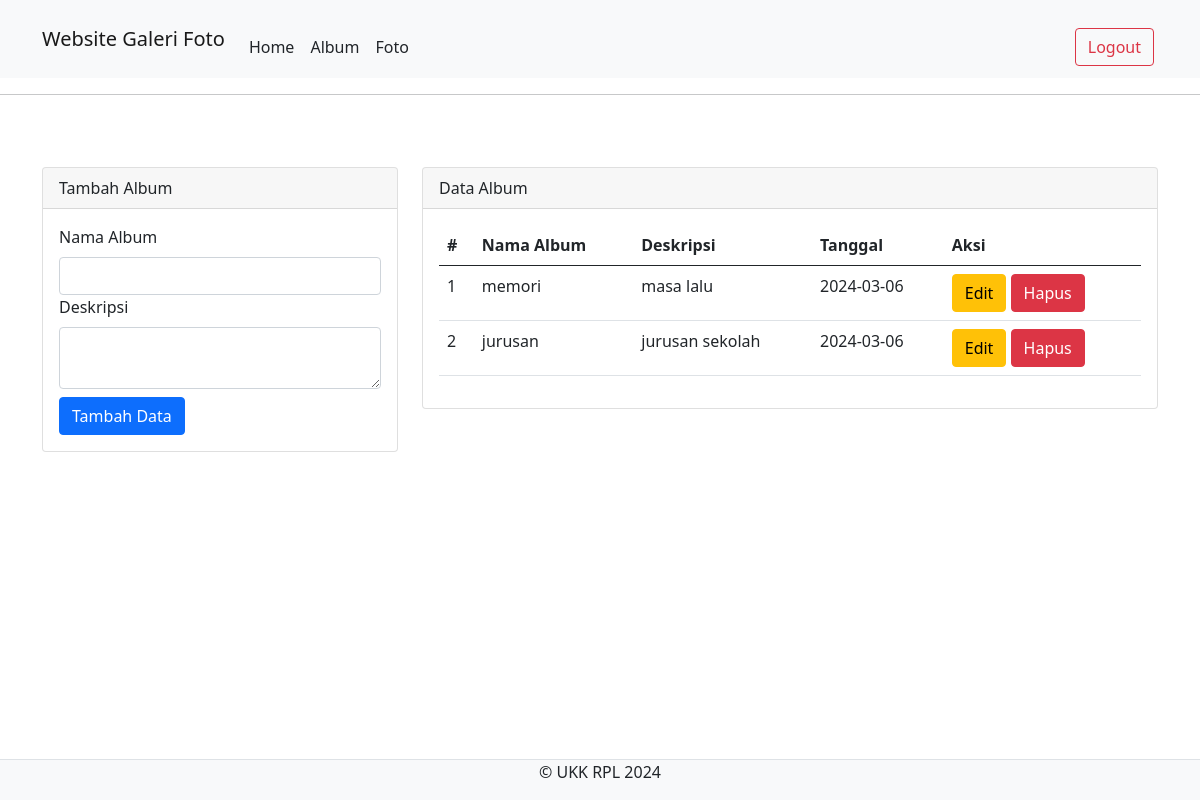
Page /admin/album.php (signed in) on the committed database.
### tables this page shows
CREATE TABLE `album` (
  `albumid` int(11) NOT NULL,
  `namaalbum` varchar(255) NOT NULL,
  `deskripsi` text NOT NULL,
  `tanggaldibuat` date NOT NULL,
  `userid` int(11) NOT NULL
);

### admin/album.php (the view, shortened to what this page needs)
<?php
include '../config/koneksi.php';
?>
<!DOCTYPE html>
<html lang="en">
<head>
    <link rel="stylesheet" href="../assets/css/bootstrap.min.css">
    <link rel="stylesheet" href="https://cdnjs.cloudflare.com/ajax/libs/font-awesome/6.5.1/css/all.min.css" />
</head>
<body>
  <nav class="navbar navbar-expand-lg navbar-light bg-light">
  <div class="container">
    <a class="navbar-brand" href="index.php">Website Galeri Foto</a>
    <div class="collapse navbar-collapse mt-2" id="navbarNavAltMarkup">
            <div class="collapse navbar-collapse mt-2" id="navbarNavAltMarkup">
                <div class="navbar-nav me-auto">
                     <a href="home.php" class="nav-link text-dark">Home</a>
                    <a href="album.php" class="nav-link text-dark">Album</a>
                    <a href="foto.php" class="nav-link text-dark">Foto</a>
                </div>
                <a href="../config/proses_logout.php" class="btn btn-outline-danger m-1">Logout</a>
            </div>
        </div>
    </nav>
    <hr>
    <br><br>
    <div class="container">
        <div class="row">
            <div class="col-md-4">
                <div class="card mt-2">
                    <div class="card-header">Tambah Album</div>
                    <div class="card-body">
                        <form action="../config/tambah_album.php" method="post">
                            <label class="form-label">Nama Album</label>
                            <input type="text" name="namaalbum" class="form-control" required>
                            <label class="form-label">Deskripsi</label>
                            <textarea name="deskripsi" class="form-control" required></textarea>
                            <button type="submit" class="btn btn-primary mt-2" name="tambah">Tambah Data</button>
                        </form>
                    </div>
                </div>
            </div>
            <div class="col-md-8">
                <div class="card mt-2">
                    <div class="card-header">Data Album</div>
                    <div class="card-body">
                        <table class="table">
                            <thead>
                                <tr>
                                    <th>#</th>
                                    <th>Nama Album</th>
                                    <th>Deskripsi</th>
                                    <th>Tanggal</th>
                                    <th>Aksi</th>
                                </tr>
                            </thead>
                            <tbody>
                                <?php
                                $no = 1;
                                $userid = $_SESSION['userid'];
                                $sql = mysqli_query($conn, "select * from album where userid='$userid'");
                                while ($data = mysqli_fetch_array($sql)) {
                                ?>
                                    <tr>
                                        <td>
                                            <?php echo $no++ ?>
                                        </td>
                                        <td>
                                            <?php echo $data['namaalbum'] ?>
                                        </td>
                                        <td>
                                            <?php echo $data['deskripsi'] ?>
                                        </td>
                                        <td>
                                            <?php echo $data['tanggaldibuat'] ?>
                                        </td>
                                        <td>
                                            <button type="button" class="btn btn-warning" data-bs-toggle="modal" data-bs-target="#edit<?php echo $data['albumid'] ?>">
                                                Edit
                                            </button>
                                            <button type="button" class="btn btn-danger" data-bs-toggle="modal" data-bs-target="#hapus<?php echo $data['albumid'] ?>">
                                                Hapus
                                            </button>
                                        </td>
                                    </tr>
                                <?php } ?>
                            </tbody>
                        </table>
                    </div>
                </div>
            </div>
        </div>
    </div>
    <br><br>
    <footer class="d-flex justify-content-center border-top mt-3 bg-light fixed-bottom">
        <p>&copy; UKK RPL 2024 </p>
    </footer>
</body>
</html>

### rows in the picture
album: namaalbum "memori", deskripsi "masa lalu", tanggaldibuat "2024-03-06"
album: namaalbum "jurusan", deskripsi "jurusan sekolah", tanggaldibuat "2024-03-06"
